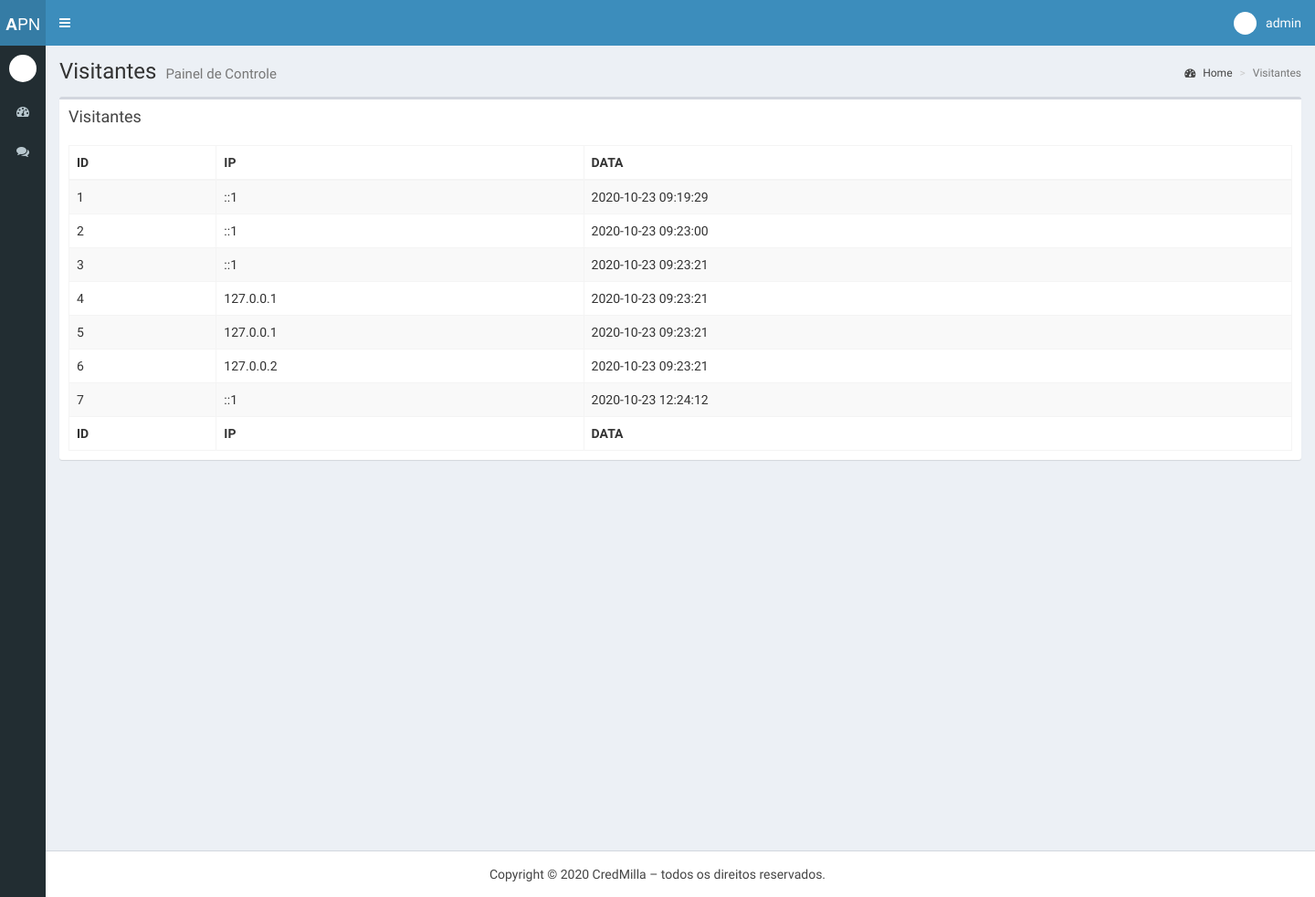
Before: /visitorsTable.php (signed in) with the older database file.
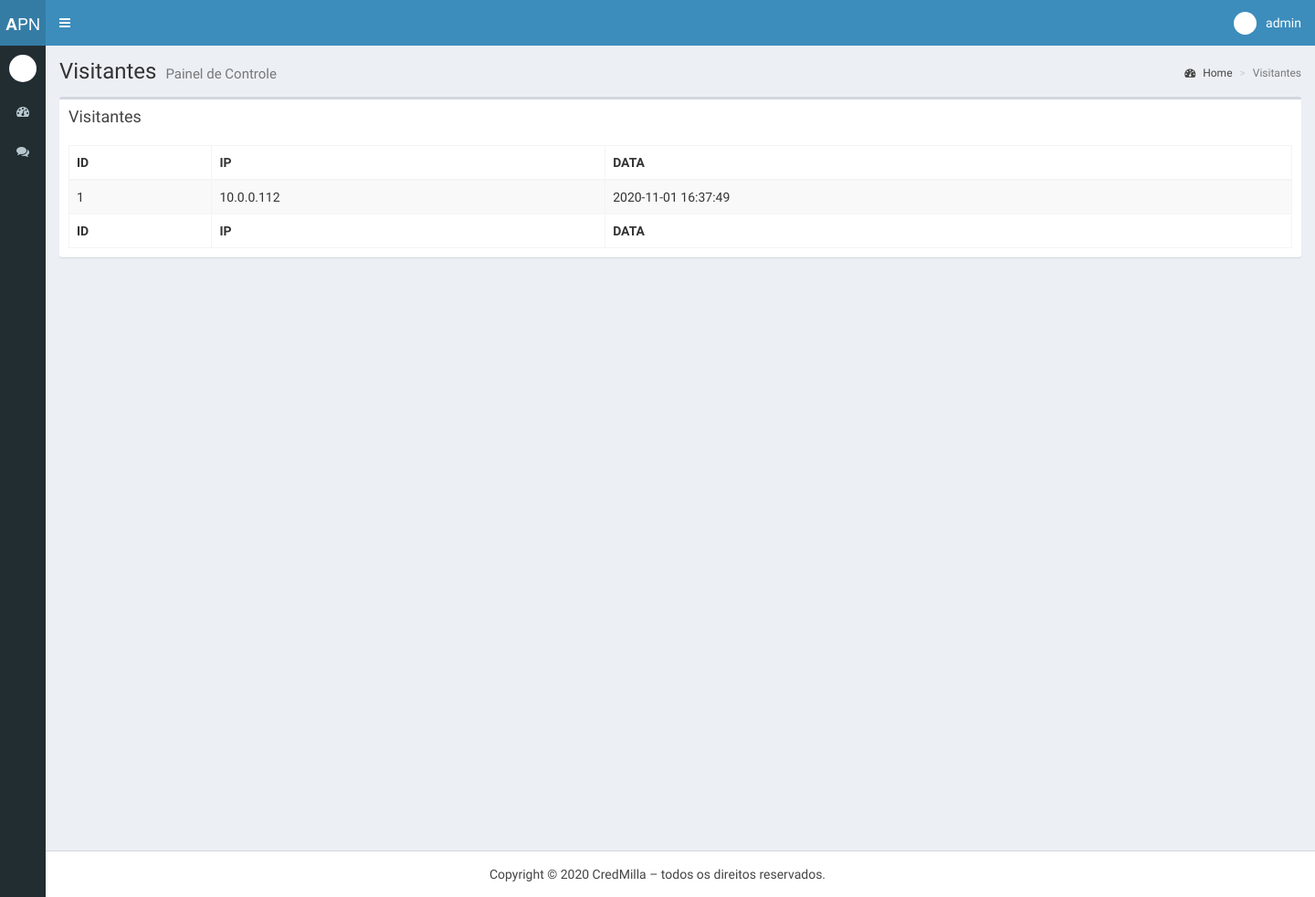
After: the same page with the newer database file.
### tables this page shows
CREATE TABLE `visitors` (
  `id` int(11) NOT NULL,
  `ip` varchar(100) NOT NULL,
  `date_time` datetime NOT NULL
);

### src/classes/DataBase.php (called while the page is built, shortened)
<?php
class DataBase
{
    private $hostname = 'localhost';
    private $user = 'root';
    private $password = '';
    private $dbname = 'credmilla_db';
    private $pdo;
    public function Connect()
    {
        $dsn = 'mysql:dbname=' . $this->dbname . ';host=' . $this->hostname;
        try {
            $this->pdo = new PDO($dsn, $this->user, $this->password);
            $this->pdo->setAttribute(PDO::ATTR_DEFAULT_FETCH_MODE, PDO::FETCH_OBJ);
            $this->pdo->setAttribute(PDO::ATTR_ERRMODE, PDO::ERRMODE_EXCEPTION);
            $this->pdo->setAttribute(PDO::ATTR_EMULATE_PREPARES, false);
        } catch (PDOException $th) {
            throw new Exception( $th->getMessage());
        }
    }
    public function FetchAllData($sql, $props)
    {
        try {
            $stmt = $this->pdo->prepare($sql);
            $stmt->execute($props);
            return $stmt->fetchAll();
        } catch (PDOException $th) {
            echo $th->getMessage();
            die();
        }
    }
}

### visitorsTable.php (the view, shortened to what this page needs)
<!DOCTYPE html>
<head>
  <link rel="stylesheet" href="bootstrap/css/bootstrap.min.css">
  <link rel="stylesheet" href="https://cdnjs.cloudflare.com/ajax/libs/font-awesome/4.5.0/css/font-awesome.min.css">
  <link rel="stylesheet" href="https://cdnjs.cloudflare.com/ajax/libs/ionicons/2.0.1/css/ionicons.min.css">
  <link rel="stylesheet" href="dist/css/AdminLTE.min.css">
  <link rel="stylesheet" href="dist/css/skins/_all-skins.min.css">
  <link rel="stylesheet" href="plugins/bootstrap-wysihtml5/bootstrap3-wysihtml5.min.css">
</head>
<body class="hold-transition skin-blue sidebar-mini sidebar-collapse">
  <header class="main-header">
    <a href="index2.html" class="logo">
      <span class="logo-mini"><b>A</b>PN</span>
    </a>
    <nav class="navbar navbar-static-top">
      <a href="#" class="sidebar-toggle" data-toggle="offcanvas" role="button">
      </a>
      <div class="navbar-custom-menu">
        <ul class="nav navbar-nav">
          <li class="dropdown user user-menu">
            <a href="#" class="dropdown-toggle" data-toggle="dropdown">
              <img src="dist/img/user2-160x160.jpg" class="user-image" alt="User Image">
              <span class="hidden-xs"><?php echo $_SESSION['login']; ?></span>
            </a>
          </li>
        </ul>
      </div>
    </nav>
  </header>
  <aside class="main-sidebar">
    <section class="sidebar">
      <div class="user-panel">
        <div class="pull-left image">
          <img src="dist/img/user2-160x160.jpg" class="img-circle" alt="User Image">
        </div>
      </div>
      <ul class="sidebar-menu">
        <li class="treeview">
          <a href="#">
            <i class="fa fa-dashboard"></i> <span>Visitantes</span>
          </a>
        </li>
        <li>
          <a href="./chatSupport.php" class="chat-queue">
            <i class="fa fa-comments"></i> <span>Chat</span>
          </a>
        </li>
      </ul>
    </section>
  </aside>
  <div class="content-wrapper">
    <section class="content-header">
      <h1>
        Visitantes
        <small>Painel de Controle</small>
      </h1>
      <ol class="breadcrumb">
        <li><a href="./adminPage.php"><i class="fa fa-dashboard"></i> Home</a></li>
        <li class="active">Visitantes</li>
      </ol>
    </section>
    <section class="content">
      <div class="row">
        <div class="col-xs-12">
          <div class="box">
            <div class="box-header">
              <h3 class="box-title">Visitantes</h3>
            </div>
            <div class="box-body">
              <table id="example1" class="table table-bordered table-striped">
                <thead>
                  <tr>
                    <th>ID</th>
                    <th>IP</th>
                    <th>DATA</th>
                  </tr>
                </thead>
                <tbody>
                  <?php
                    require_once('./src/classes/DataBase.php');
                    $db = new DataBase();
                    $res = $db->FetchAllData("SELECT * FROM visitors", []);
                    if(true){
                      foreach($res as $r){
                        echo "<tr>
                        <td>$r->id</td>
                        <td>$r->ip
                        </td>
                        <td>$r->date_time</td>
                      </tr>
                        ";
                      }
                    }
                  ?>
                </tbody>
                <tfoot>
                  <tr>
                    <th>ID</th>
                    <th>IP</th>
                    <th>DATA</th>
                  </tr>
                </tfoot>
              </table>
            </div>
          </div>
        </div>
      </div>
    </section>
    <section class="col-lg-7 connectedSortable">
    </section>
    <section class="col-lg-5 connectedSortable">
    </section>
  </div>
  <footer class="main-footer">
    Copyright © 2020 CredMilla – todos os direitos reservados.
  </footer>
</body>
</html>

Changed rows visible on the page:
removed visitors: id "2", ip "::1", date_time "2020-10-23 09:23:00"
removed visitors: id "3", ip "::1", date_time "2020-10-23 09:23:21"
removed visitors: id "4", ip "127.0.0.1", date_time "2020-10-23 09:23:21"
removed visitors: id "5", ip "127.0.0.1", date_time "2020-10-23 09:23:21"
removed visitors: id "6", ip "127.0.0.2", date_time "2020-10-23 09:23:21"
removed visitors: id "7", ip "::1", date_time "2020-10-23 12:24:12"
changed visitors id 1: ip "::1" → "10.0.0.112"; date_time "2020-10-23 09:19:29" → "2020-11-01 16:37:49"
